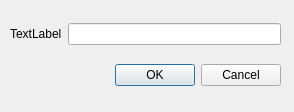
<?xml version="1.0" encoding="UTF-8"?>
<ui version="4.0">
 <class>LineEditDialog</class>
 <widget class="QDialog" name="LineEditDialog">
  <property name="geometry">
   <rect>
    <x>0</x>
    <y>0</y>
    <width>294</width>
    <height>112</height>
   </rect>
  </property>
  <property name="windowTitle">
   <string>Dialog</string>
  </property>
  <widget class="QWidget" name="verticalLayoutWidget">
   <property name="geometry">
    <rect>
     <x>10</x>
     <y>10</y>
     <width>271</width>
     <height>91</height>
    </rect>
   </property>
   <layout class="QVBoxLayout" name="verticalLayout">
    <item>
     <layout class="QGridLayout" name="gridLayout">
      <item row="0" column="0">
       <widget class="QLabel" name="label">
        <property name="text">
         <string>TextLabel</string>
        </property>
       </widget>
      </item>
      <item row="0" column="1">
       <widget class="QLineEdit" name="lineEdit"/>
      </item>
     </layout>
    </item>
    <item>
     <widget class="QDialogButtonBox" name="buttonBox">
      <property name="orientation">
       <enum>Qt::Horizontal</enum>
      </property>
      <property name="standardButtons">
       <set>QDialogButtonBox::Cancel|QDialogButtonBox::Ok</set>
      </property>
     </widget>
    </item>
   </layout>
  </widget>
 </widget>
 <resources/>
 <connections>
  <connection>
   <sender>buttonBox</sender>
   <signal>accepted()</signal>
   <receiver>LineEditDialog</receiver>
   <slot>accept()</slot>
   <hints>
    <hint type="sourcelabel">
     <x>248</x>
     <y>254</y>
    </hint>
    <hint type="destinationlabel">
     <x>157</x>
     <y>274</y>
    </hint>
   </hints>
  </connection>
  <connection>
   <sender>buttonBox</sender>
   <signal>rejected()</signal>
   <receiver>LineEditDialog</receiver>
   <slot>reject()</slot>
   <hints>
    <hint type="sourcelabel">
     <x>316</x>
     <y>260</y>
    </hint>
    <hint type="destinationlabel">
     <x>286</x>
     <y>274</y>
    </hint>
   </hints>
  </connection>
 </connections>
</ui>
